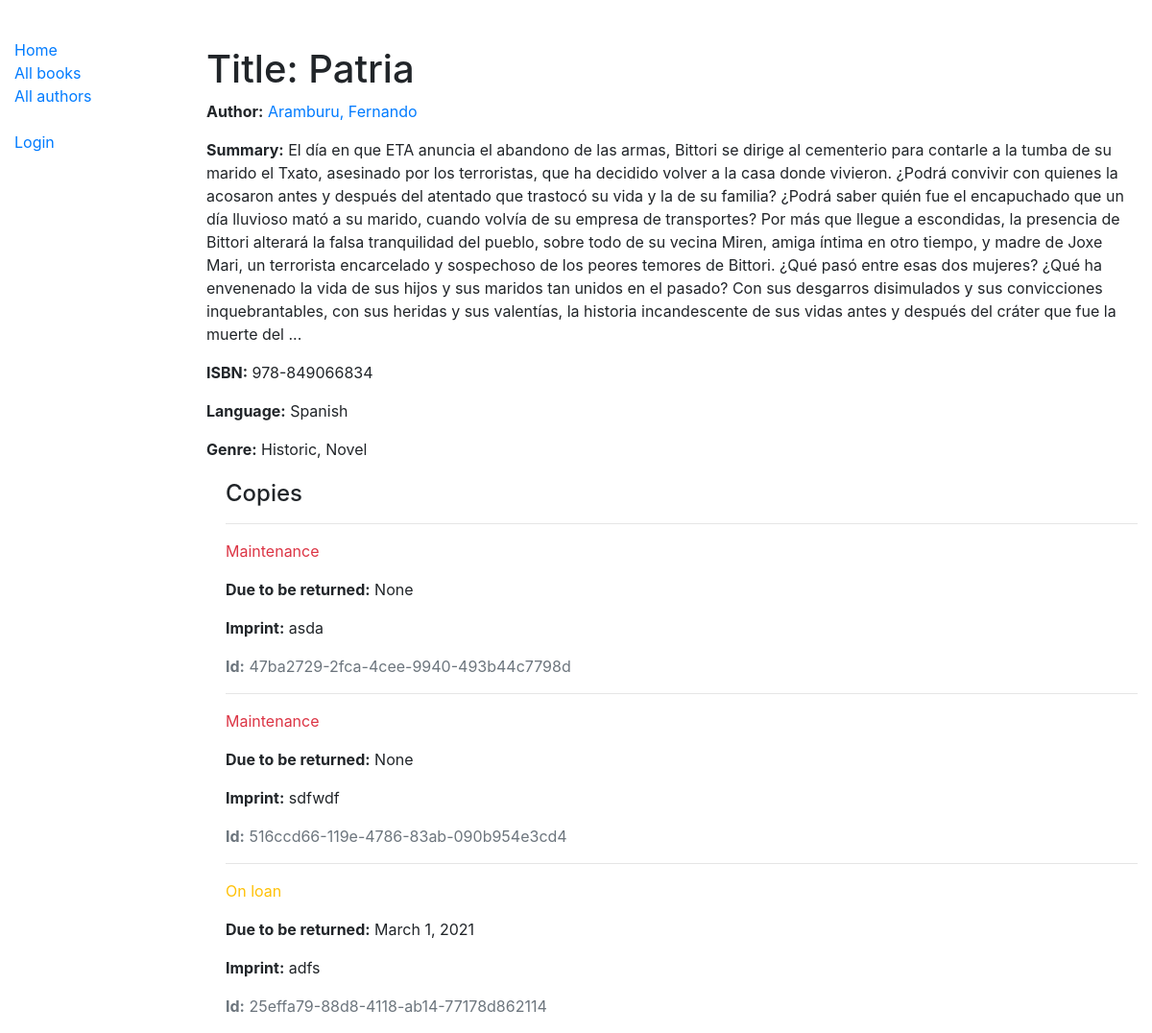
/catalog/book/1, run on the app's committed database.
### catalog/models.py (models this page shows, shortened)
class Book(models.Model):
    title = models.CharField(max_length=200)
    author = models.ForeignKey('Author', on_delete=models.SET_NULL, null=True)
    summary = models.TextField(max_length=1000, help_text='Enter a brief description of the book')
    isbn = models.CharField('ISBN', max_length=13, unique=True,
                            help_text='13 Character <a href="https://www.isbn-international.org/content/what-isbn">ISBN number</a>')
    genre = models.ManyToManyField(Genre, help_text='Select a genre for this book')
    language = models.ForeignKey('Language', on_delete=models.SET_NULL, null=True)
    def display_genre(self):
        """Create a string for the Genre. This is required to display genre in Admin."""
        return ', '.join(genre.name for genre in self.genre.all()[:3])
    display_genre.short_description = 'Genre'

class Author(models.Model):
    first_name = models.CharField(max_length=100)
    last_name = models.CharField(max_length=100)
    date_of_birth = models.DateField(null=True, blank=True)
    date_of_death = models.DateField('Died', null=True, blank=True)
    class Meta:
        ordering = ['last_name', 'first_name']
    def __str__(self):
        return f'{self.last_name}, {self.first_name}'

class Language(models.Model):
    name = models.CharField(max_length=200,
                            help_text="Enter the book's natural language (e.g. English, French, Japanese, etc.)")
    def __str__(self):
        return self.name

class Genre(models.Model):
    name = models.CharField(max_length=200, help_text='Enter a book genre (e.g Science Fiction)')
    def __str__(self):
        return self.name

class BookInstance(models.Model):
    id = models.UUIDField(primary_key=True, default=uuid.uuid4, help_text='Unique ID for this particular book across the whole library')
    book = models.ForeignKey('Book', on_delete=models.RESTRICT)
    imprint = models.CharField(max_length=200)
    due_back = models.DateField(null=True, blank=True)
    borrower = models.ForeignKey(User, on_delete=models.SET_NULL, null=True, blank=True)
    LOAN_STATUS = (
        ('m','Maintenance'),
        ('o','On loan'),
        ('a','Available'),
        ('r','Reserved'),
    )
    status = models.CharField(
        max_length=1,
        choices=LOAN_STATUS,
        blank=True,
        default='m',
        help_text='Book availability',
    )
    class Meta:
        ordering = ['due_back']
        permissions = (("can_mark_returned", "Set book as returned"),)

### catalog/views.py (the view)
# urls.py: path('book/<int:pk>', views.BookDetailView.as_view(), name='book-detail'),
class BookDetailView(generic.DetailView):
    model = Book

### catalog/templates/catalog/book_detail.html
{% extends "base_generic.html" %}
{% block content %}
  <br>
  <br>
  <h1>Title: {{ book.title }}</h1>
  <p><strong>Author:</strong> <a href="{% url 'author-detail' book.author.pk %}">{{ book.author }}</a>
  <p><strong>Summary:</strong> {{ book.summary }}</p>
  <p><strong>ISBN:</strong> {{ book.isbn }}</p>
  <p><strong>Language:</strong> {{ book.language }}</p>
  <p><strong>Genre:</strong> {{ book.genre.all|join:", " }}</p>
  <div style="margin-left:20px;margin-top:20px">
    <h4>Copies</h4>
    {% for copy in book.bookinstance_set.all %}
      <hr>
      <p class="{% if copy.status == 'a' %}text-success{% elif copy.status == 'm' %}text-danger{% else %}text-warning{% endif %}">
        {{ copy.get_status_display }}
      </p>
      {% if copy.status != 'a' %}
        <p><strong>Due to be returned:</strong> {{ copy.due_back }}</p>
      {% endif %}
      <p><strong>Imprint:</strong> {{ copy.imprint }}</p>
      <p class="text-muted"><strong>Id:</strong> {{ copy.id }}</p>
    {% endfor %}
  </div>
{% endblock %}

### data on the page
Book: title "Patria", author "Aramburu, Fernando", summary "El día en que ETA anuncia el abandono de las armas, Bittori se dirige al cementerio para contarle a la tumba de su marido el Txato, asesinado por los terroristas, que ha decidido volver a la casa donde vivieron. ¿Podrá convivir con quienes la acosaron antes y después del atentado que trastocó su vida y la de su familia? ¿Podrá saber quién fue el encapuchado que un día lluvioso mató a su marido, cuando volvía de su empresa de transportes? Por más que llegue a escondidas, la presencia de Bittori alterará la falsa tranquilidad del pueblo, sobre todo de su vecina Miren, amiga íntima en otro tiempo, y madre de Joxe Mari, un terrorista encarcelado y sospechoso de los peores temores de Bittori.…", isbn "978-849066834", language "Spanish", genre.all "Historic, Novel"
BookInstance: status "Maintenance", due_back "None", imprint "asda", id "47ba2729-2fca-4cee-9940-493b44c7798d"
BookInstance: status "Maintenance", due_back "None", imprint "sdfwdf", id "516ccd66-119e-4786-83ab-090b954e3cd4"
BookInstance: status "On loan", due_back "March 1, 2021", imprint "adfs", id "25effa79-88d8-4118-ab14-77178d862114"
